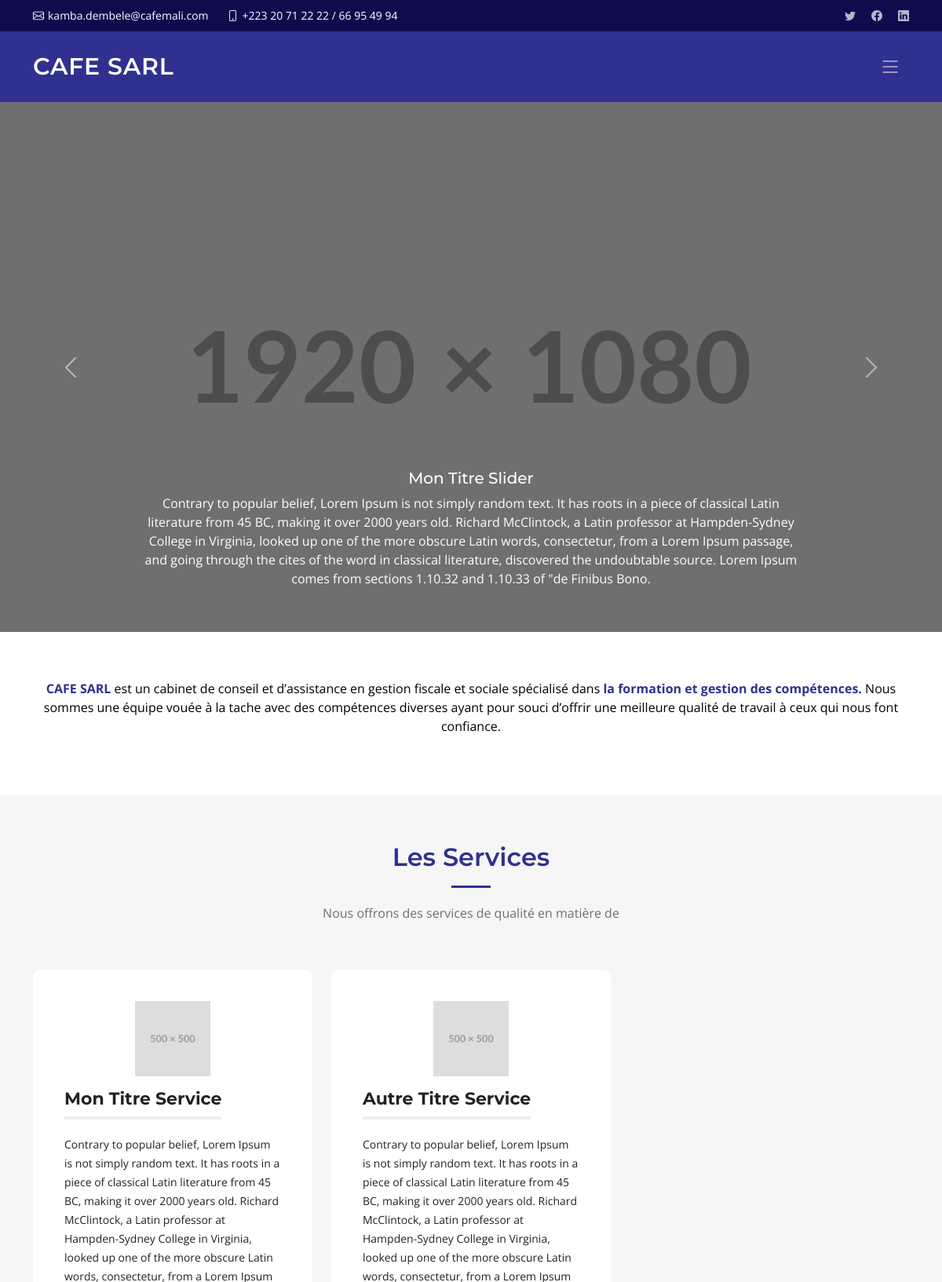
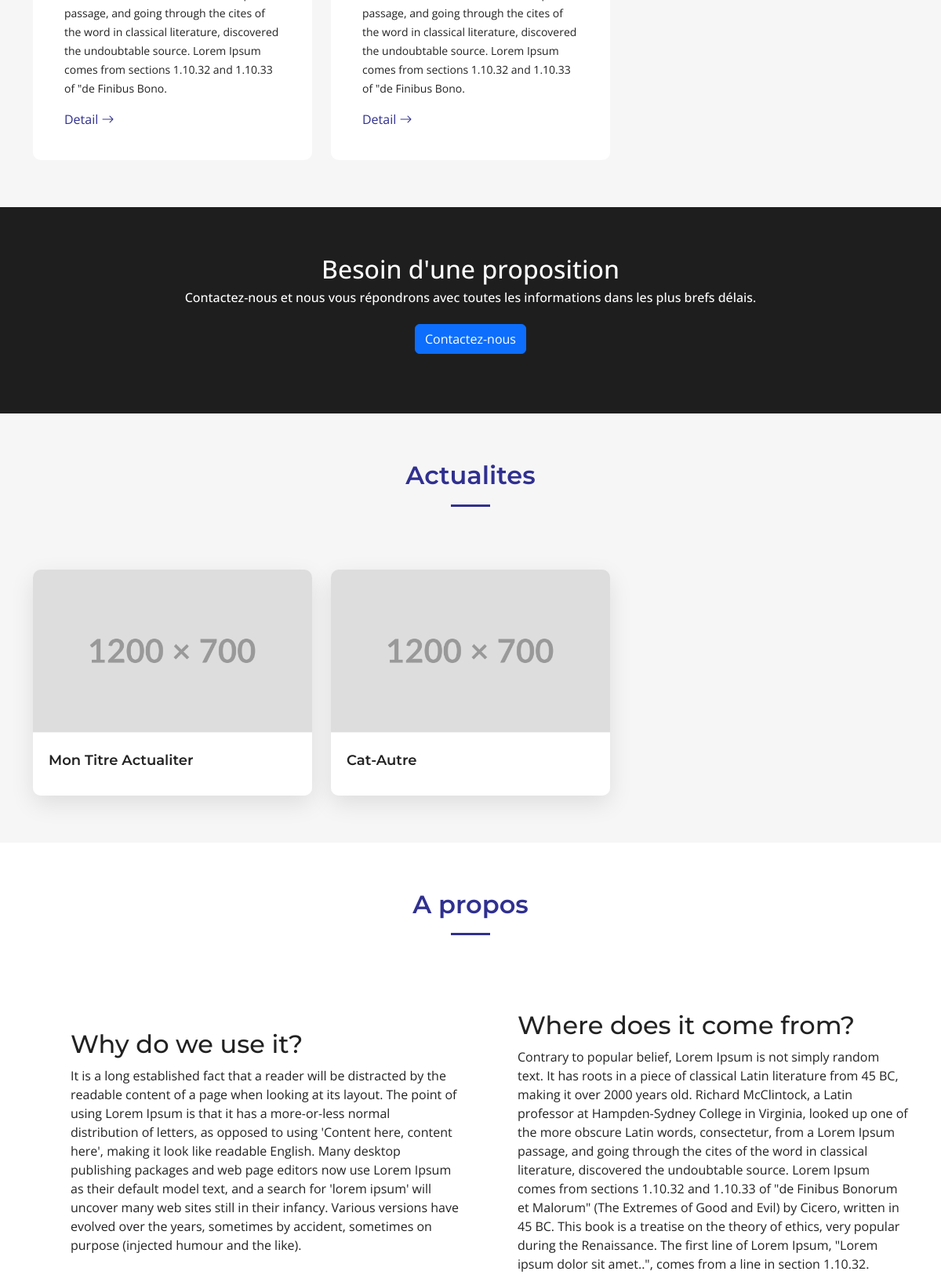
The page / (upper part) on the database its author committed (2 pictures, top to bottom).
### slider/models.py (models this page shows, shortened)
class Slider(models.Model):
    titre = models.CharField(max_length=150)
    reference = models.TextField(max_length=500,default= '')
    image = models.ImageField(upload_to=get_file_path, verbose_name="Image 1920x1080")
    created_at = models.DateTimeField(auto_now_add=True)

### service/models.py (models this page shows, shortened)
class Service(models.Model):
    titre = models.CharField(max_length=150, null=False, blank=False)
    image = models.ImageField(upload_to=get_file_path, null=False, blank=True, verbose_name="Image 500x500")
    description = models.TextField(max_length=500, null=False, blank=False)
    categorie = models.ForeignKey(Categorie, on_delete=models.SET_NULL, blank=False, null=True)
    created_at = models.DateTimeField(auto_now_add=True)

### actualite/models.py (models this page shows, shortened)
class Actualite(models.Model):
    category = models.ForeignKey(Categorie,on_delete=models.CASCADE)
    user = models.ForeignKey(Utilisateur,on_delete=models.CASCADE)
    titre = models.CharField(max_length=150, null=False, blank=False)
    image = models.ImageField(upload_to=get_file_path, null=False, blank=True, verbose_name="Image 1200x700")
    description = models.TextField(max_length=500, null=False, blank=False)
    created_at = models.DateTimeField(auto_now_add=True)
    updated_at = models.DateTimeField(auto_now=True)

### presentation/models.py (models this page shows, shortened)
class AProposModel(models.Model):
    description = HTMLField()
    image = models.ImageField(upload_to="image/%Y/%M/%d", verbose_name="Image de couverture 1200x700")
    lienVideoYoutube = models.URLField(max_length=1024, verbose_name="Lien youtube de la video",blank=True, null=True)
    date = models.DateField(auto_now=True)
    class Meta:
        verbose_name = "A propos de CAFE SARL"
        verbose_name_plural = "A propos de CAFE SARL"

### root/views.py (the view)
# urls.py: path('', base_index,name='index'),
def base_index(request):
    apropos_video = AProposModel.objects.all()
    all_faq = FaqModel.objects.all()
    services = Service.objects.all()
    actualite = Actualite.objects.all()
    sliders = Slider.objects.all()
    membres = Membre.objects.all()
    context = {'services': services, "apropos_video": apropos_video, "all_faq": all_faq,"actualite":actualite,"membres":membres,"sliders":sliders}
    return render(request, "index.html", context)

### root/templates/index.html (shortened to what this page needs)
{% extends 'base.html' %}
{% load static %}
{% block body %}
<div id="carouselExampleCaptions" class="carousel slide" data-bs-ride="carousel">
  <div class="carousel-inner">
    {% for item in sliders %}
    <div style="background: #000;"  class="carousel-item {% if forloop.first %}active{% endif %}">
      <img style="opacity: .5;" src="{% static item.image %}" class="d-block w-100" alt="...">
      <div
        class="carousel-caption d-flex justify-content-center align-items-center">
        <div class="text-center">
          <h5>{{ item.titre }}</h5>
          <p>{{ item.reference }}.</p>
        </div>
      </div>
    </div>
    {% endfor %}
  </div>
  <button class="carousel-control-prev" type="button"
    data-bs-target="#carouselExampleCaptions"
    data-bs-slide="prev">
    <span class="carousel-control-prev-icon" aria-hidden="true"></span>
  </button>
  <button class="carousel-control-next" type="button"
    data-bs-target="#carouselExampleCaptions"
    data-bs-slide="next">
    <span class="carousel-control-next-icon" aria-hidden="true"></span>
  </button>
</div>
<section class="portfolio  bg-white">
  <div class="container" data-aos="fade-up">
    <div class="container text-center text-black">
      <p class>
        <b class="text-bleu">CAFE SARL</b>
        est un cabinet de conseil et d’assistance en gestion fiscale et sociale
        spécialisé dans
        <b class="text-bleu">la formation et gestion des compétences. </b>
        Nous sommes une équipe vouée à la tache avec des compétences diverses
        ayant pour souci d’offrir une meilleure qualité de travail à ceux qui
        nous font confiance.
      </p>
    </div>
  </div>
</section>
<section id="services" class="services sections-bg">
  <div class="container" data-aos="fade-up">
    <div class="section-header">
      <h2 class="text-bleu">Les Services</h2>
      <p>Nous offrons des services de qualité en matière de</p>
    </div>
    <div class="row gy-4" data-aos="fade-up" data-aos-delay="100">
      {% for item in services %}
      <div class="col-lg-4 col-md-6">
        <div class="service-item  position-relative">
          <div class="text-center mb-3">
            <img src="{% static item.image %}" width="96" height="96">
          </div>
          <h3>{{ item.titre }}</h3>
          <p>{{ item.description }}.</p>
          <a href="{% url 'servicedetail' item.titre %}"
            class="readmore stretched-link">Detail <i
              class="bi bi-arrow-right"></i></a>
        </div>
      </div>
      {% endfor %}
    </div>
  </div>
</section>
<section class="portfolio " style="background:#1e1e1e;">
  <div class="container" data-aos="fade-up">
    <div class="container text-center text-white">
      <p class="h2 mt-0">Besoin d'une proposition</p>
      <p class="h6 mb-2">Contactez-nous et nous vous répondrons avec toutes les
        informations dans les plus brefs délais.</p>
      <p class="mt-4"><a href="{% url 'contact_index' %}"
          class="btn btn-primary">Contactez-nous</a></p>
    </div>
  </div>
</section>
<section id="portfolio" class="portfolio sections-bg">
  <div class="container" data-aos="fade-up">
    <div class="section-header">
      <h2 class="text-bleu">Actualites</h2>
    </div>
    <div class="portfolio-isotope" data-portfolio-filter="*"
      data-portfolio-layout="masonry" data-portfolio-sort="original-order"
      data-aos="fade-up" data-aos-delay="100">
      <div class="row gy-4 portfolio-container">
        {% for item in actualite %}
        <div class="col-xl-4 col-md-6 portfolio-item filter-app">
          <div class="portfolio-wrap">
            <a href="{% static item.image %}"
              data-gallery="portfolio-gallery-app"
              class="glightbox"><img
                src="{% static item.image %}"
                class="img-fluid" alt></a>
            <div class="portfolio-info">
              <h4><a href="{% url 'detailActualite' item.titre %}"
                  title="More Details">{{ item.titre }}</a></h4>
            </div>
          </div>
        </div>
        {% endfor %}
      </div>
    </div>
  </div>
</section>
<section id="about" class="about">
  <div class="container" data-aos="fade-up">
    <div class="section-header">
      <h2 class="text-bleu">A propos</h2>
    </div>
    <div class="row gy-4">
      {% for apv in apropos_video %}
      {% if apv.lienVideoYoutube == None %}
      <div class="col-lg-6">
        <img src="{% static apv.image %}" class="img-fluid rounded-4 mb-4"
          alt="Image nom trouvée">
        {{apv.description | safe}}
      </div>
      {% else %}
      <div class="col-lg-6">
        <div class="content ps-0 ps-lg-5">
          <p class="fst-italic">
            {{apv.description | safe}}
          </p>
        </div>
      </div>
      {% endif %}
      {% empty %}
      <div class="container text-center h3">
        Rien à afficher pour le monent
      </div>
      {% endfor %}
    </div>
  </div>
</section>
{% endblock %}

### root/static/assets/css/main.css (style rules this page uses)
:root { --font-default: "Open Sans", system-ui, -apple-system, "Segoe UI", Roboto, "Helvetica Neue", Arial, "Noto Sans", "Liberation Sans", sans-serif, "Apple Color Emoji", "Segoe UI Emoji", "Segoe UI Symbol", "Noto Color Emoji"; --font-primary: "Montserrat", sans-serif; --font-secondary: "Poppins", sans-serif; }
:root { --color-default: #222222; --color-primary: #303090; --color-secondary: #f85a40; }
:root { scroll-behavior: smooth; }
body { font-family: var(--font-default); color: var(--color-default); }
a { color: var(--color-primary); text-decoration: none; }
h1, h2, h3, h4, h5, h6 { font-family: var(--font-primary); }
section { padding: 60px 0; overflow: hidden; }
.sections-bg { background-color: #f6f6f6; }
.section-header { text-align: center; padding-bottom: 60px; }
.section-header h2 { font-size: 32px; font-weight: 600; margin-bottom: 20px; padding-bottom: 20px; position: relative; }
.section-header h2:after { content: ""; position: absolute; display: block; width: 50px; height: 3px; background: var(--color-primary); left: 0; right: 0; bottom: 0; margin: auto; }
.section-header p { margin-bottom: 0; color: #6f6f6f; }
section { scroll-margin-top: 70px; }
.about .content p:last-child { margin-bottom: 0; }
.services { padding: 60px 0; }
.services .service-item { padding: 40px; background: #fff; height: 100%; border-radius: 10px; }
.services .service-item h3 { color: var(--color-default); font-weight: 700; margin: 0 0 20px 0; padding-bottom: 8px; font-size: 22px; position: relative; display: inline-block; border-bottom: 4px solid #eeeeee; transition: 0.3s; }
.services .service-item p { line-height: 24px; font-size: 14px; margin-bottom: 0; }
.services .service-item .readmore { margin-top: 15px; display: inline-block; color: var(--color-primary); }
.portfolio .portfolio-wrap { box-shadow: 0px 10px 30px rgba(0, 0, 0, 0.1); border-radius: 10px; height: 100%; overflow: hidden; }
.portfolio .portfolio-wrap img { transition: 0.3s; position: relative; z-index: 1; }
.portfolio .portfolio-wrap .portfolio-info { padding: 25px 20px; background-color: #fff; position: relative; border-top: 1px solid #f3f3f3; z-index: 2; }
.portfolio .portfolio-wrap .portfolio-info h4 { font-size: 18px; font-weight: 600; padding-right: 50px; }
.portfolio .portfolio-wrap .portfolio-info h4 a { color: var(--color-default); transition: 0.3s; }

### root/templates/index.html (style rules this page uses)
.text-bleu { color : #303090 }

### rows shown on the page
Slider: image (picture), titre "Mon Titre Slider", reference "Contrary to popular belief, Lorem Ipsum is not simply random text. It has roots in a piece of classical Latin literature from 45 BC, making it over 2000 years old. Richard McClintock, a Latin professor at Hampden-Sydney College in Virginia, looked up one of the more obscure Latin words, consectetur, from a Lorem Ipsum passage, and going through the cites of the word in classical literature, discovered the undoubtable source. Lorem Ipsum comes from sections 1.10.32 and 1.10.33 of \"de Finibus Bono"
Service: image (picture), titre "Mon Titre Service", description "Contrary to popular belief, Lorem Ipsum is not simply random text. It has roots in a piece of classical Latin literature from 45 BC, making it over 2000 years old. Richard McClintock, a Latin professor at Hampden-Sydney College in Virginia, looked up one of the more obscure Latin words, consectetur, from a Lorem Ipsum passage, and going through the cites of the word in classical literature, discovered the undoubtable source. Lorem Ipsum comes from sections 1.10.32 and 1.10.33 of \"de Finibus Bono"
Service: image (picture), titre "Autre Titre Service", description "Contrary to popular belief, Lorem Ipsum is not simply random text. It has roots in a piece of classical Latin literature from 45 BC, making it over 2000 years old. Richard McClintock, a Latin professor at Hampden-Sydney College in Virginia, looked up one of the more obscure Latin words, consectetur, from a Lorem Ipsum passage, and going through the cites of the word in classical literature, discovered the undoubtable source. Lorem Ipsum comes from sections 1.10.32 and 1.10.33 of \"de Finibus Bono"
Actualite: image (picture), titre "Mon Titre Actualiter"
Actualite: image (picture), titre "Cat-Autre"
AProposModel: description "Why do we use it? It is a long established fact that a reader will be distracted by the readable content of a page when looking at its layout. The point of using Lorem Ipsum is that it has a more-or-less normal distribution of letters, as opposed to using 'Content here, content here', making it look like readable English. Many desktop publishing packages and web page editors now use Lorem Ipsum as their default model text, and a search for 'lorem ipsum' will uncover many web sites still in their infancy. Various versions have evolved over the years, sometimes by accident, sometimes on purpose (injected humour and the like)."
AProposModel: description "Where does it come from? Contrary to popular belief, Lorem Ipsum is not simply random text. It has roots in a piece of classical Latin literature from 45 BC, making it over 2000 years old. Richard McClintock, a Latin professor at Hampden-Sydney College in Virginia, looked up one of the more obscure Latin words, consectetur, from a Lorem Ipsum passage, and going through the cites of the word in classical literature, discovered the undoubtable source. Lorem Ipsum comes from sections 1.10.32 and 1.10.33 of \"de Finibus Bonorum et Malorum\" (The Extremes of Good and Evil) by Cicero, written in 45 BC. This book is a treatise on the theory of ethics, very popular during the Renaissance. The first…"
